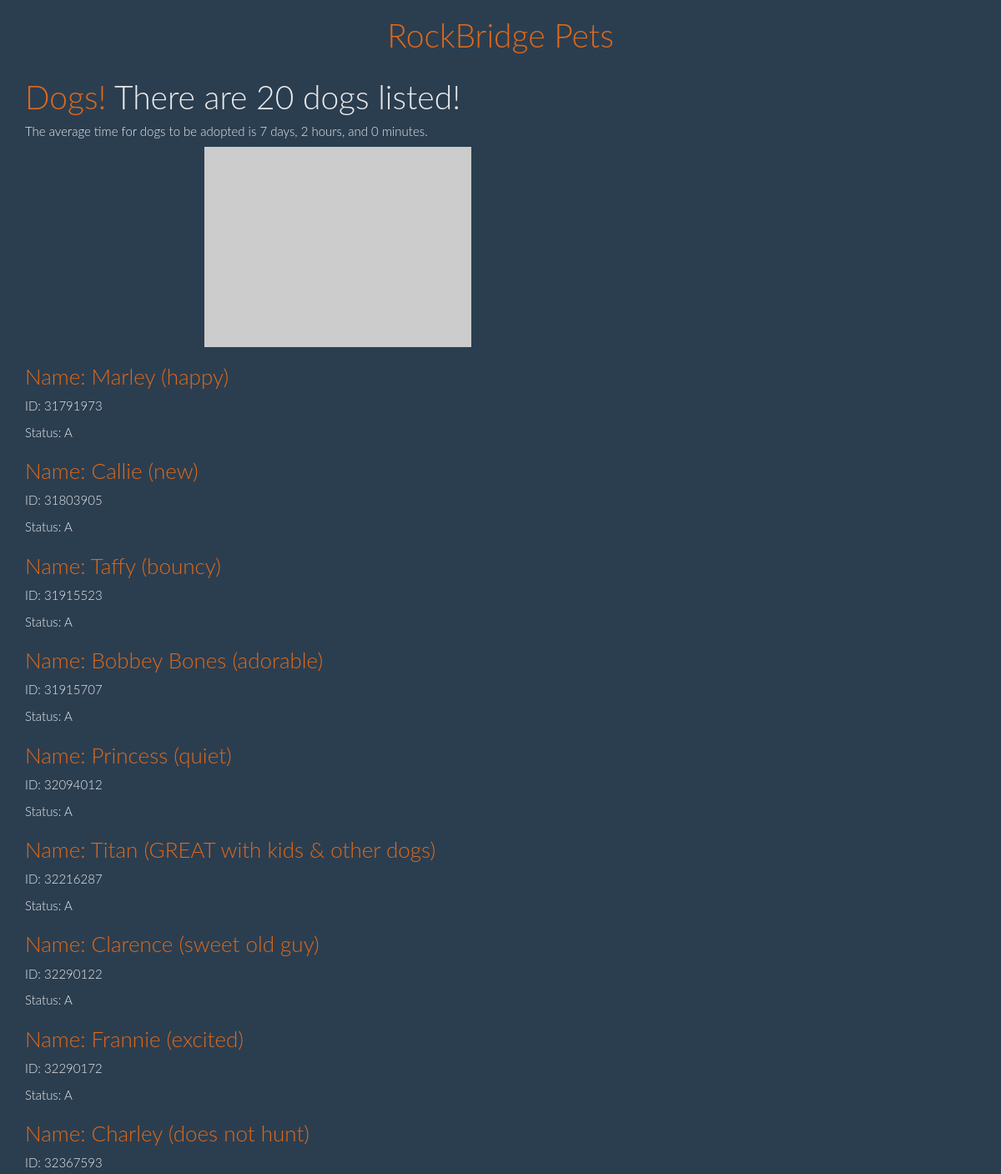
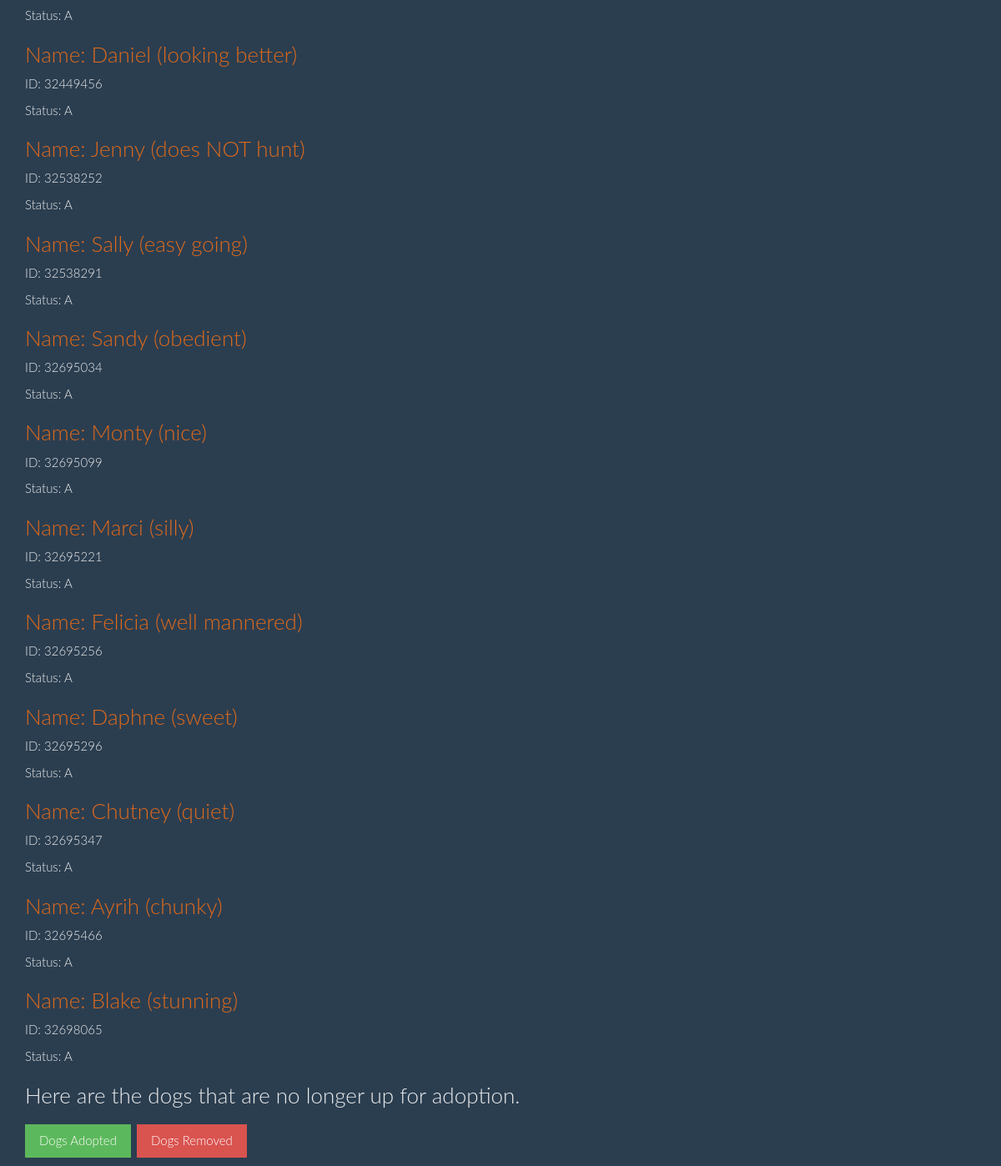
/dogs/, run on an earlier commit of the app's database (2 pictures, top to bottom).
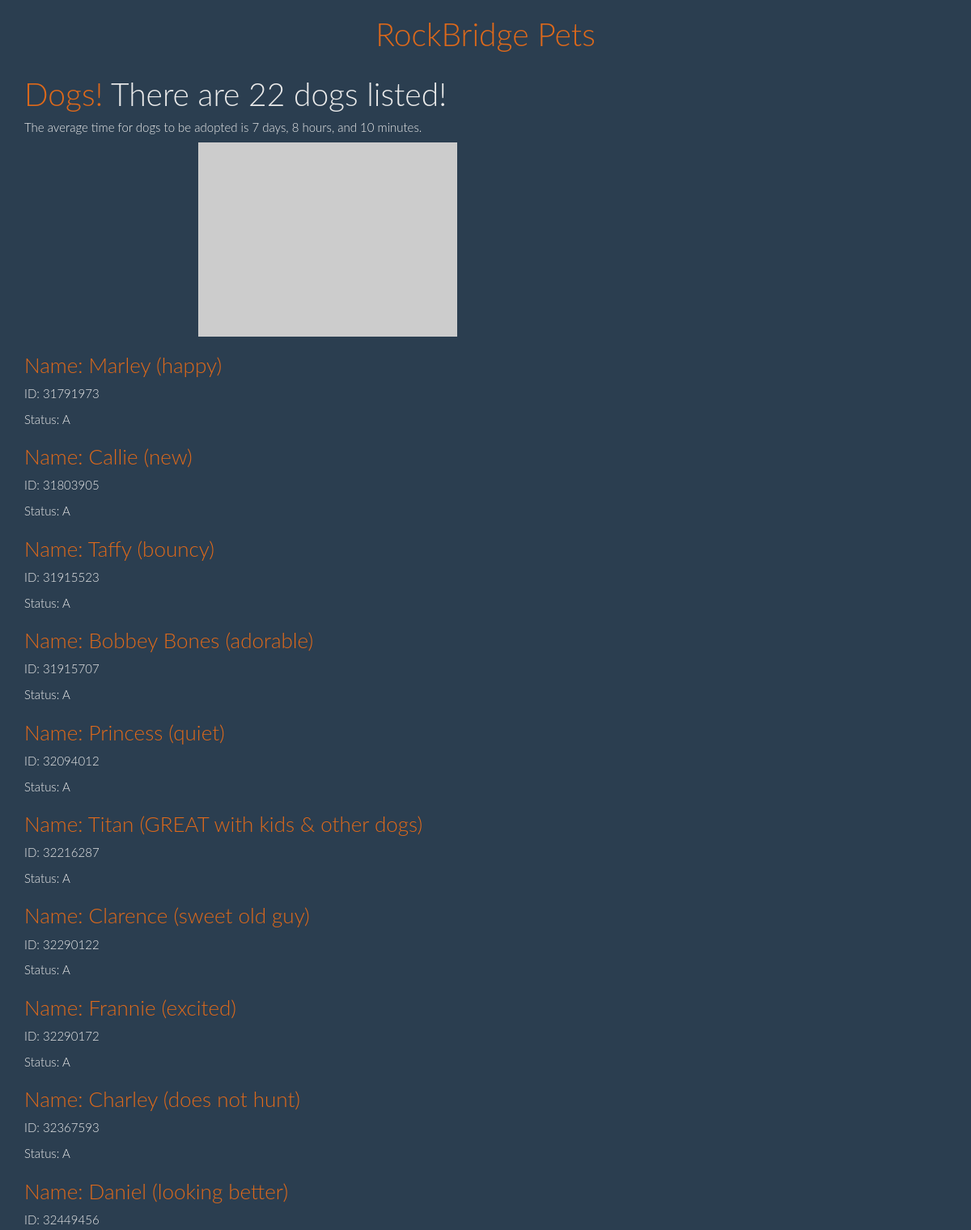
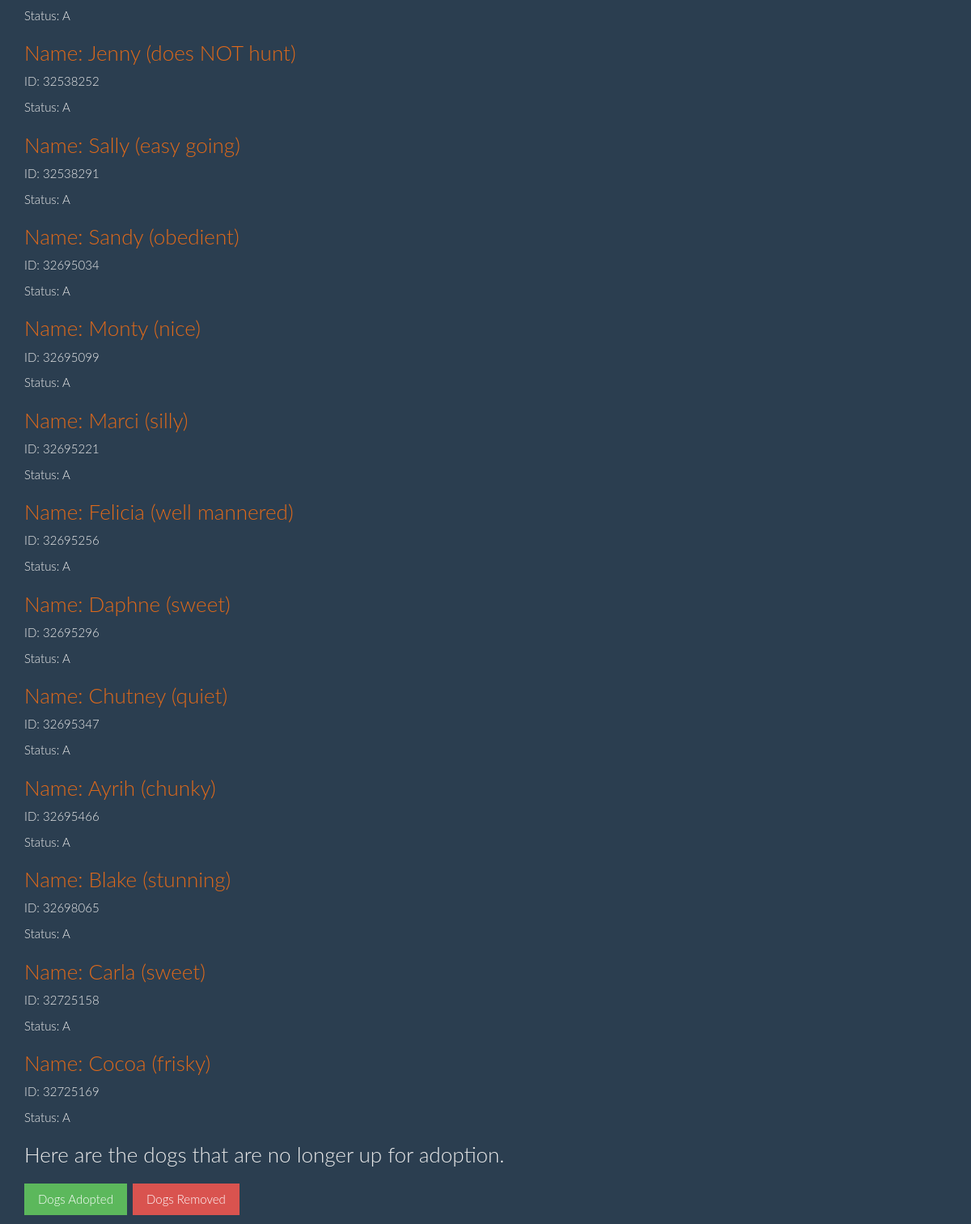
And on a later commit of the database (2 pictures, top to bottom).
### petfind/models.py (models this page shows, shortened)
class Animal(models.Model):
    animal = models.CharField(max_length = 20, blank = True)
    petId = models.CharField(max_length = 20, primary_key=True, verbose_name = 'ID', blank = True )
    firstSeen = models.DateTimeField("First Seen", null = True)
    lastSeen = models.DateTimeField("Last seen ", null = True)
    petName = models.CharField(max_length = 50, verbose_name = 'Name: ', blank = True)
    petDescription = models.TextField(verbose_name = 'Description', blank = True)
    petBreed = models.CharField(max_length = 100, verbose_name = 'Breed', blank = True)
    petStatus = models.CharField(max_length = 10, verbose_name = 'Status', blank = True)
    petAge = models.CharField(max_length = 10, blank = True, verbose_name ='Age')
    petSex = models.CharField(max_length = 10, blank = True, verbose_name = 'Sex')
    petSize = models.CharField(max_length = 10, blank = True, verbose_name ='Size')
    petMix = models.CharField(max_length = 10, blank = True, verbose_name ='Mixed?')
    petFeatures = models.CharField(max_length = 200, verbose_name ='Features', blank = True)
    petPhoto = models.TextField(verbose_name = "Picture", blank = True)
    address = models.CharField(max_length = 200, blank = True, default = '10 Animal Place')
    city = models.CharField(max_length = 50, blank = True, default = 'Lexington')
    email = models.CharField(max_length = 200, blank = True, default = 'shelter@rockbridgespca.net' )
    fax = models.CharField(max_length = 200, blank = True, default = '540-464-8847')
    phone = models.CharField(max_length = 200, blank = True, default = '540-463-5123')
    state = models.CharField(max_length = 2,default = 'VA')
    zip = models.CharField(max_length = 10,default = '24450')
    match = models.CharField(max_length = 5, default = "No")
    class Meta:
        ordering = ['petId']

### petfind/views.py (the view)
# urls.py: url(r'^dogs/$', views.dogs),
def dogs(request):
    doglist = Animal.objects.filter(animal = 'Dog', petStatus='A')
    dogCount = doglist.count()
    sumT = timedelta(days=0)
    for dog in doglist:
        timediff = dog.lastSeen - dog.firstSeen
        sumT += timediff
    avg = sumT/dogCount
    averageTime=strfdelta(avg, "{days} days, {hours} hours, and {minutes} minutes")
    return render(request, 'petfind/dogs.html', {'doglist': doglist, 'dogCount': dogCount, 'averageTime': averageTime})

### petfind/views.py (called while the page is built)
def strfdelta(tdelta, fmt):
    d = {"days": tdelta.days}
    d["hours"], rem = divmod(tdelta.seconds, 3600)
    d["minutes"], d["seconds"] = divmod(rem, 60)
    return fmt.format(**d)

### petfind/templates/petfind/dogs.html
{% extends "petfind/base.html" %}
{% block content %}
<h1><a href="{% url 'petfind.views.dogs' %}">Dogs!</a> There are {{ dogCount }} dogs listed!</h1>
<h5>The average time for dogs to be adopted is {{ averageTime }}.</h5>
<center><a href="http://loremflickr.com"><img src="http://loremflickr.com/320/240/dog/" alt="Doggie"></a></center>
{% for dog in doglist %}
	<div>
		<h3><a href="{% url 'petfind.views.dogs_detail' pk=dog.petId %}">Name: {{ dog.petName }}</a></h3>
		<p> ID: {{ dog.petId }}</p>
		<p> Status: {{ dog.petStatus }}</p>
	</div>
{% endfor %}
<h3>Here are the dogs that are no longer up for adoption.</h3>
<h3><a href="{% url 'petfind.views.dogs_adopted_list' %}" class="btn btn-success btn-large">
        Dogs Adopted</a> <a href="{% url 'petfind.views.dogs_removed_list' %}" class="btn btn-danger btn-large">
		Dogs Removed</a></h3>
{% endblock content %}

### petfind/templates/petfind/base.html (shortened to what this page needs)
{% load staticfiles %}
<!DOCTYPE html>
<html>
<head lang="en">
    <link href="{% static 'bootstrap/css/superhero.min.css' %}"
      rel="stylesheet" media="screen">
</head>
<body>
	<h1 style="text-align:center"><a href="{% url 'petfind.views.animal_list' %}">RockBridge Pets</a></h1>
    <div class="content container">
        <div class="row">
            <div class="col-md-8">
            {% block content %}
            {% endblock %}
            </div>
        </div>
    </div>
</body>
</html>

What changed in the data, as far as the page shows it:
added Animal: petName "Carla (sweet)", petId "32725158", petStatus "A"
added Animal: petName "Cocoa (frisky)", petId "32725169", petStatus "A"
Also different on the page:
{{ dogCount }}: "20" → "22"
{{ averageTime }}: "7 days, 2 hours, and 0 minutes" → "7 days, 8 hours, and 10 minutes"
